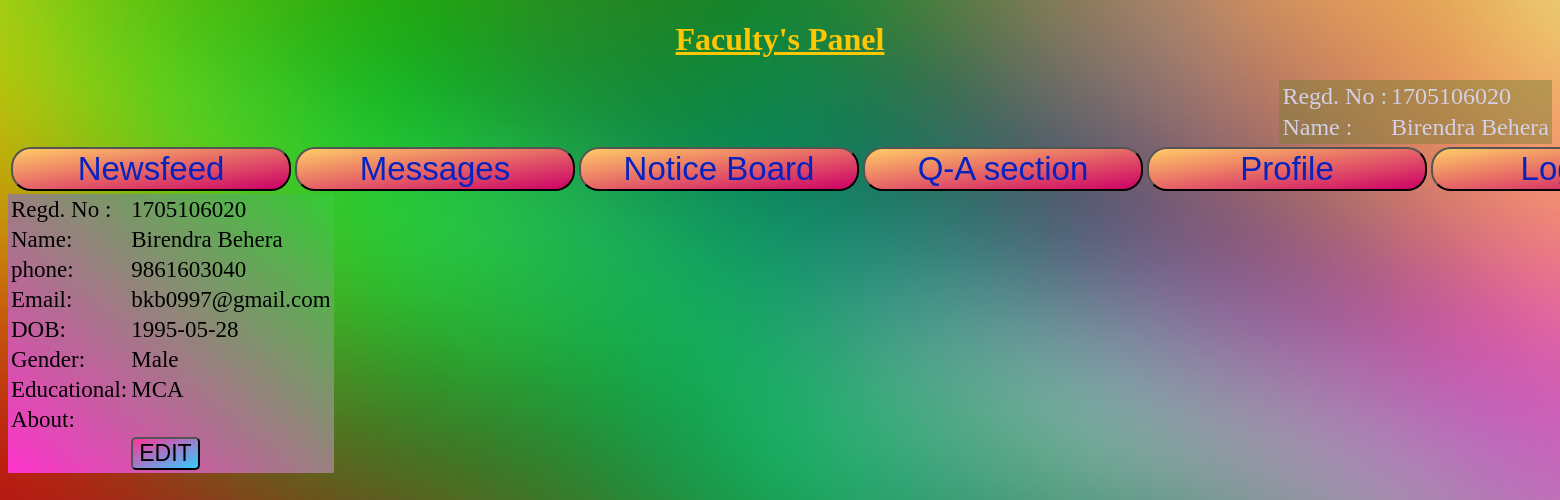
Page /fprofile.php (signed in) on the committed database.
### tables this page shows
CREATE TABLE `useracc` (
  `registerid` bigint(10) NOT NULL,
  `name` varchar(40) NOT NULL,
  `email` varchar(30) NOT NULL,
  `branch` varchar(9) NOT NULL,
  `phone` bigint(10) NOT NULL,
  `password` varchar(14) NOT NULL,
  `gender` varchar(7) NOT NULL,
  `dob` varchar(12) NOT NULL,
  `usertype` varchar(8) NOT NULL,
  `status` tinyint(1) NOT NULL DEFAULT '0'
);

### fprofile.php (the view, shortened to what this page needs)
<?php session_start();
                        if(isset($_SESSION['registerid']))
                        {
                          $id = $_SESSION['registerid'];
                          $con = mysqli_connect("localhost","root",'',"communitynetworking") or die('$con');
                          $sql = "select * from useracc where registerid = $id ";
                          $result = mysqli_query($con,$sql) or die(mysqli_error($con));
                          $row=mysqli_fetch_array($result);
                          $name = $row['name'];
                        }
                          ?>
<!Doctype html>
<html>
<head>
</head>
<body>
<h1 align="center">Faculty's Panel</h1>
<div style="float:right;padding-top=30px" >
<table class="user"><tr><td>Regd. No :</td><td><?php echo $id ;?></td></tr>
<tr><td>Name :</td><td><?php echo "$name" ;?></td></tr>
</table>
</div>
<div>
<table width=100% span=10px spacing=5px padding-top=3px  >
<tr><td><form method="get" action="fnewsfeed.php"><button type="submit" class="userrequest">Newsfeed</button></form></td><td><form method="get" action="fchat.php"><button type="submit" class="userrequest">Messages</button></form></td><td><form method="get" action="fnoticeboard.php"><button type="submit" class="userrequest">Notice Board</button></form></td>
  <td><form method="get" action="fqa-section.php"><button type="submit" class="userrequest">Q-A section </button></form></td>
<td><form method="get" action="fprofile.php"><button type="submit" class="userrequest">Profile</button></form></td><td><form method="get" action="logout.php"><button type="submit" class="userrequest">Logout</button></form></td></tr>
</table>
</div>
<div style="float:left" padding-top="65px" padding-left="65px">
   <table class="about">
   <tr><td>Regd. No :</td><td><?php echo $id ; ?></td></tr>
    <tr><td>Name:</td><td><?php echo "$name" ;?></td></tr>
	 <tr><td>phone:</td><td><?php echo $row['phone']; ?></td></tr>
	  <tr><td>Email:</td><td><?php echo $row['email']; ?></td></tr>
	   <tr><td>DOB:</td><td><?php echo $row['dob']; ?></td></tr>
	    <tr><td>Gender:</td><td><?php echo $row['gender']; ?></td></tr>
		  <tr><td>Educational:</td><td><?php echo $row['branch']; ?></td></tr>
		   <tr><td>About:</td><td></td></tr>
		    <tr><td></td><td><form action="fprofileedit.php"><button type="submit"  name="edit" class="button">EDIT</td></tr>
		</table>
  </div>
</body>
</html>

### fprofile.php (style rules this page uses)
body { background-image: url(facultypanel.jpg); background-repeat: no-repeat; background-size: cover; }
h1 { color:#ffc700; text-decoration-line: underline; }
.user { font-size: 24px; color:#d3d0e8; background:rgba(121,125,55,0.48); }
.about { font-size: 23px; background: linear-gradient(to bottom left, #33cc33 0%, #ff33cc 100%); }
.userrequest { color:#0723bf; font-size: 33px; background: linear-gradient(to bottom right, #ffcc66 0%, #cc0066 100%); width: 280px; border-radius: 20px; border-color: linear-gradient(to top left, #99ffcc 0%, #ff3399 100%); }
.button { background:linear-gradient(to top left, #33ccff 0%, #ff3399 100%); font-size: 23px; border-radius: 5px; }

### rows in the picture
useracc: name "Birendra Behera", phone "9861603040", email "bkb0997@gmail.com", dob "1995-05-28", gender "Male", branch "MCA"

### other values in the picture
$id "1705106020"
